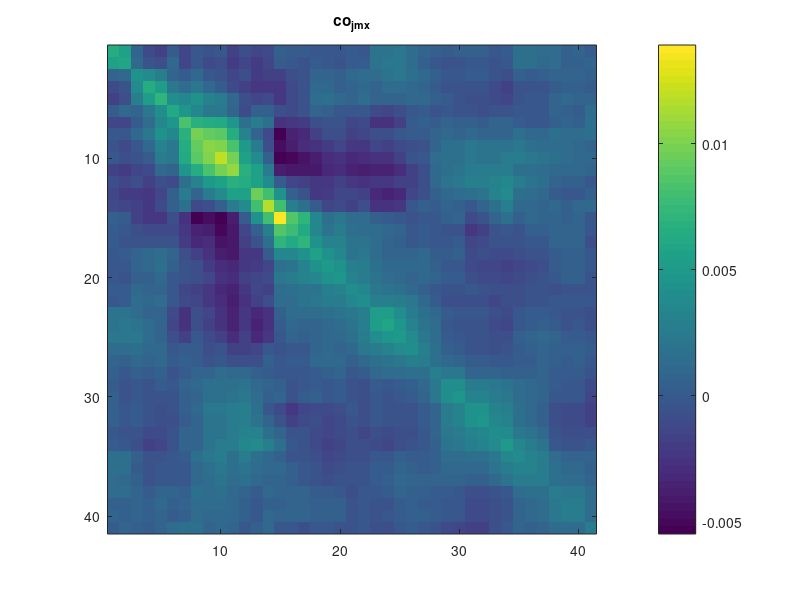
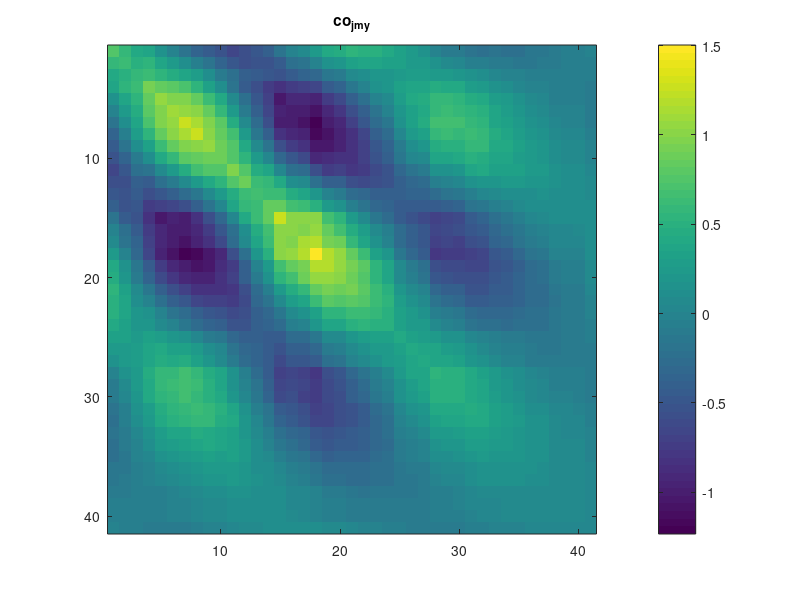
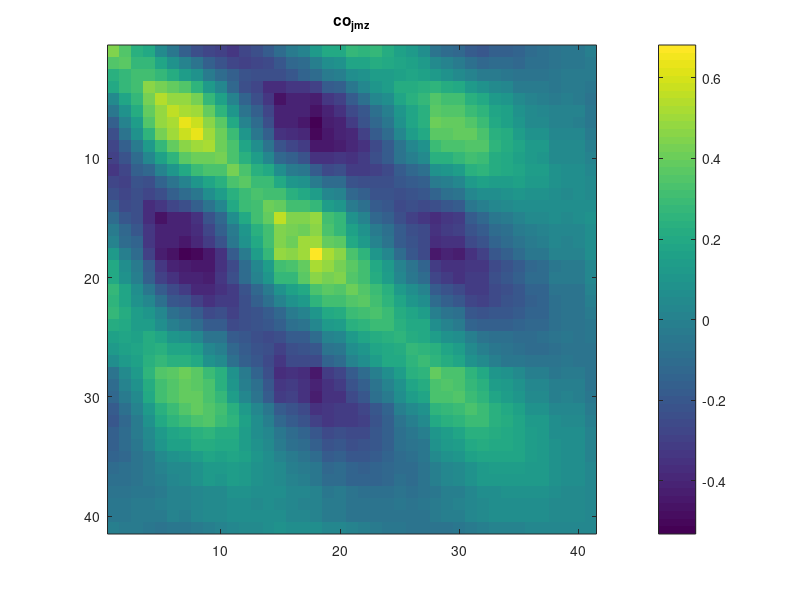
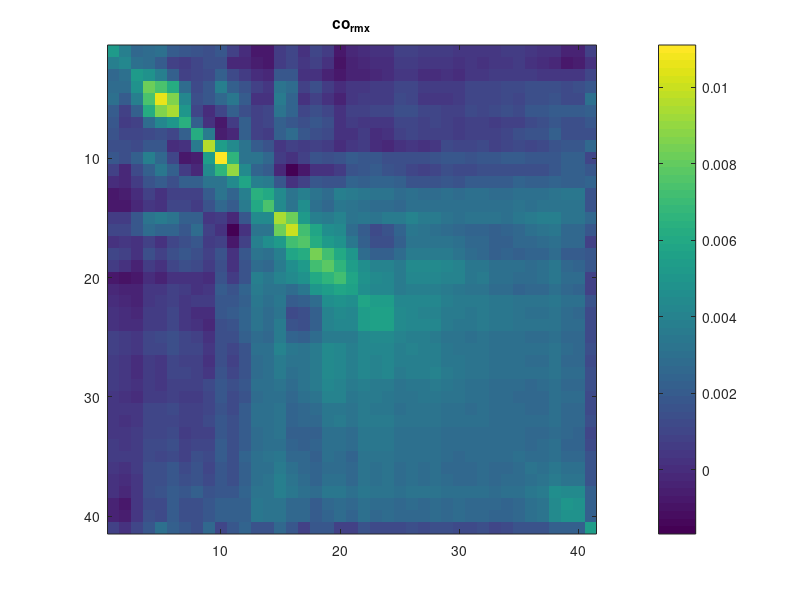

The MATLAB script that drew these images, in order:
% 1. Sample Data (replace with your actual data)
% j_m
% 
% j_m = 
% 
%   struct with fields:
% 
%     x: [42×41 double]
%     y: [42×41 double]
%     z: [42×41 double]
function check_cov_matrix
load cor_data.mat
 co_j_m_x=cov1(j_m.x);

co_j_m_y=cov1(j_m.y);
co_j_m_z=cov1(j_m.z);
co_r_m_x=cov1(r_m.x);
co_r_m_y=cov1(r_m.y);
co_r_m_z=cov1(r_m.z);
co_w_m_x=cov1(w_m.x);
co_w_m_y=cov1(w_m.y);
co_w_m_z=cov1(w_m.z);
close all

global_min = min(min([co_j_m_x co_j_m_y co_j_m_z co_r_m_x co_r_m_y co_r_m_z co_w_m_x co_w_m_y co_w_m_z]));
global_max = max(max([co_j_m_x co_j_m_y co_j_m_z co_r_m_x co_r_m_y co_r_m_z co_w_m_x co_w_m_y co_w_m_z]));
common_clim = [global_min, global_max];

% 3. Visualize the matrices
figure;
imagesc(co_j_m_x); % Visualizes matrix data as an image and scales colors
axis square tight; % Adjust axis for better visual
colorbar; % Add a color bar
%caxis(common_clim); % Set the common color axis limit
title('co_j_m_x');

figure;
imagesc(co_j_m_y); % Visualizes matrix data as an image and scales colors
axis square tight; % Adjust axis for better visual
colorbar; % Add a color bar
%caxis(common_clim); % Set the common color axis limit
title('co_j_m_y');

figure;
imagesc(co_j_m_z); % Visualizes matrix data as an image and scales colors
axis square tight; % Adjust axis for better visual
colorbar; % Add a color bar
%caxis(common_clim); % Set the common color axis limit
title('co_j_m_z');

%%
% 3. Visualize the matrices
figure;
imagesc(co_r_m_x); % Visualizes matrix data as an image and scales colors
axis square tight; % Adjust axis for better visual
colorbar; % Add a color bar
%caxis(common_clim); % Set the common color axis limit
title('co_r_m_x');

figure;
imagesc(co_r_m_y); % Visualizes matrix data as an image and scales colors
axis square tight; % Adjust axis for better visual
colorbar; % Add a color bar
%caxis(common_clim); % Set the common color axis limit
title('co_r_m_y');

figure;
imagesc(co_r_m_z); % Visualizes matrix data as an image and scales colors
axis square tight; % Adjust axis for better visual
colorbar; % Add a color bar
%caxis(common_clim); % Set the common color axis limit
title('co_r_m_z');

%%
% 3. Visualize the matrices
figure;
imagesc(co_w_m_x); % Visualizes matrix data as an image and scales colors
axis square tight; % Adjust axis for better visual
colorbar; % Add a color bar
%caxis(common_clim); % Set the common color axis limit
title('co_w_m_x');

figure;
imagesc(co_w_m_y); % Visualizes matrix data as an image and scales colors
axis square tight; % Adjust axis for better visual
colorbar; % Add a color bar
%caxis(common_clim); % Set the common color axis limit
title('co_w_m_y');

figure;
imagesc(co_w_m_z); % Visualizes matrix data as an image and scales colors
axis square tight; % Adjust axis for better visual
colorbar; % Add a color bar
%caxis(common_clim); % Set the common color axis limit

title('co_w_m_z');


figure;
subplot(3,1,1),imagesc(co_j_m_z); title('Jump','FontSize',18);% Visualizes matrix data as an image and scales colors
axis square tight; % Adjust axis for better visual
colorbar; % Add a color bar
subplot(3,1,2),imagesc(co_r_m_z); title('Rotate','FontSize',18);% Visualizes matrix data as an image and scales colors
axis square tight; % Adjust axis for better visual
colorbar; % Add a color bar
subplot(3,1,3),imagesc(co_w_m_z);title('Wheel','FontSize',18); % Visualizes matrix data as an image and scales colors
axis square tight; % Adjust axis for better visual
colorbar; % Add a color bar
end

function C=cov1(X)
X=X';
  mu = mean(X, 2);
    Xc = X - mu;

    % Step 2: covariance matrix
    C = cov(Xc.');   % transpose so rows = observations
% 1/N (X-Mean)^ (X-mean)
end
